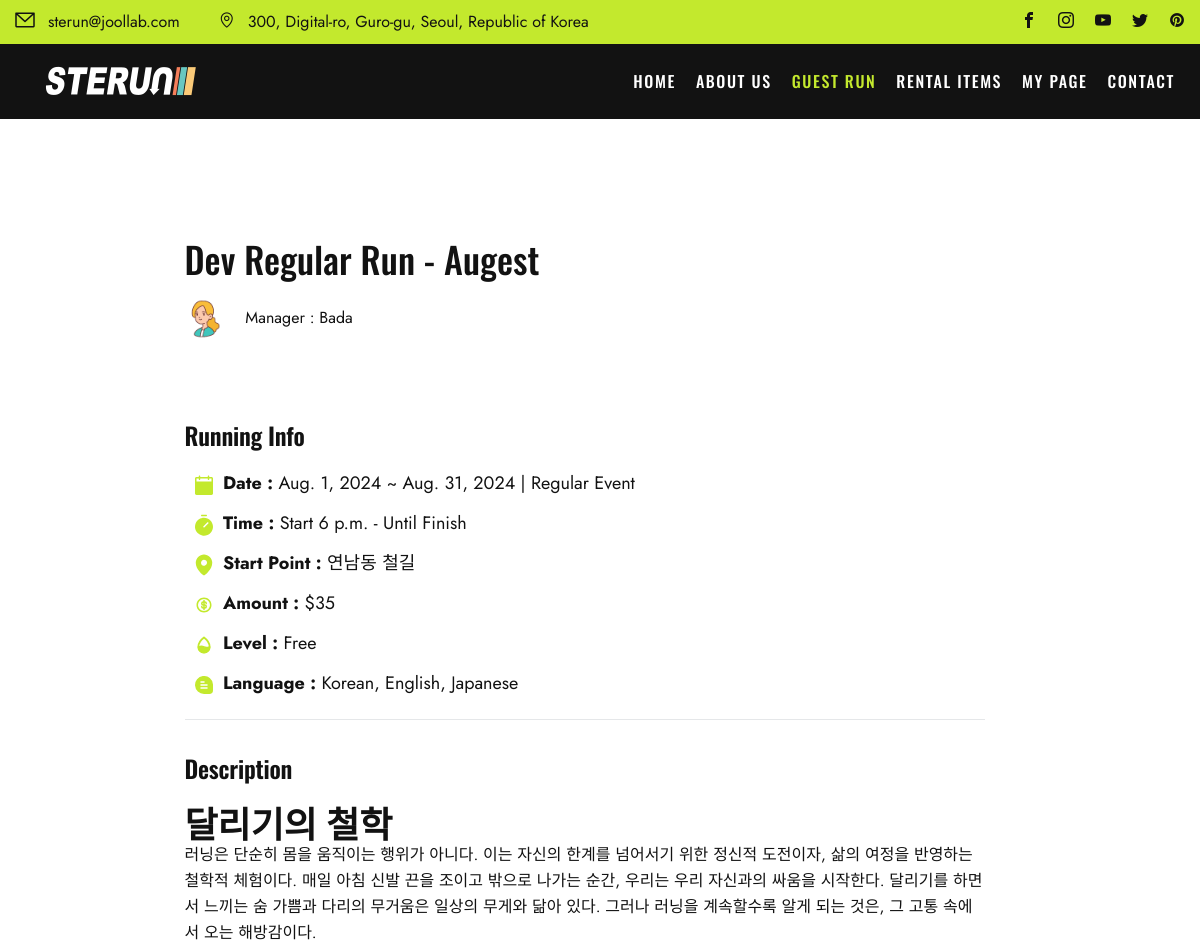
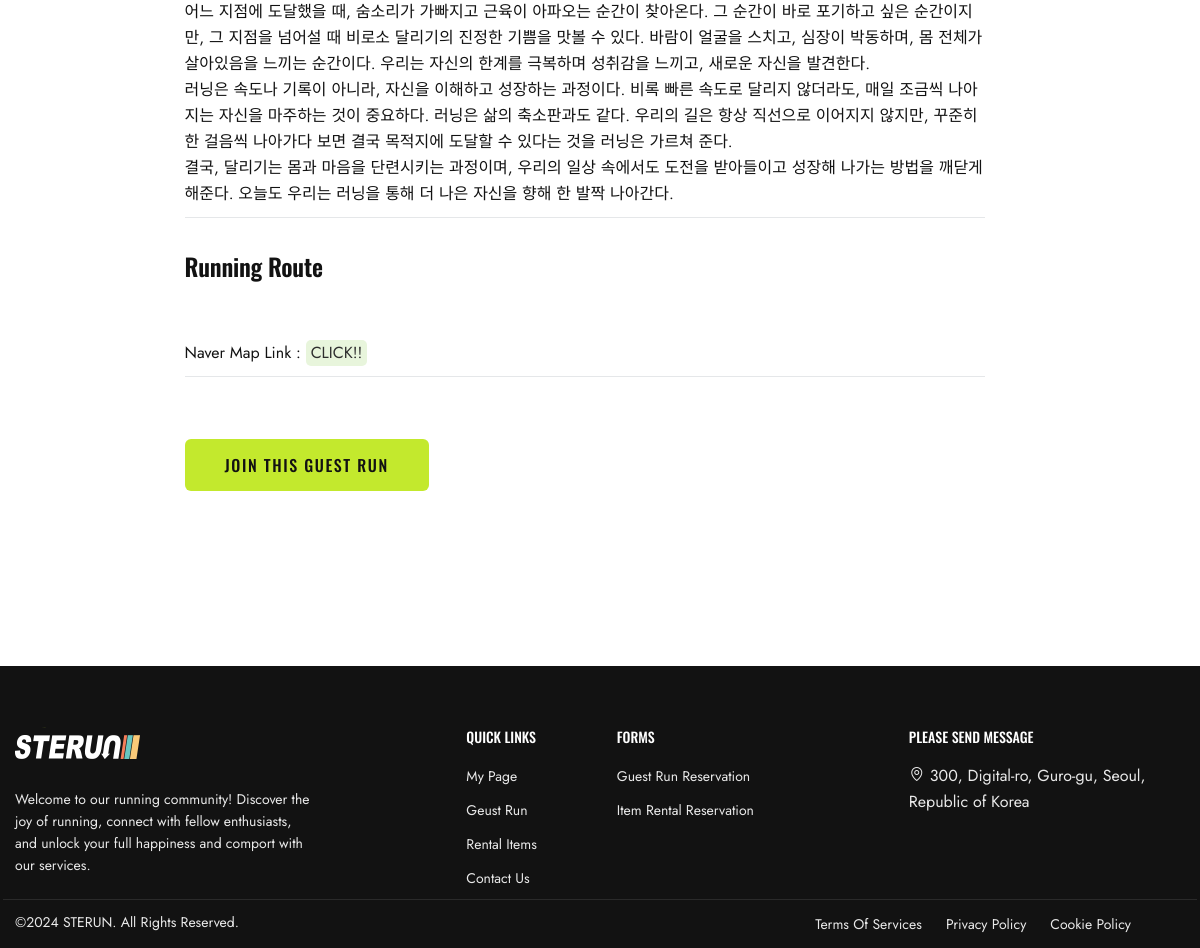
The page /event_detail/2 on the database its author committed (2 pictures, top to bottom).
### events/models.py (models this page shows, shortened)
class GuestRun(models.Model):
    STATUS_CHOICE = [
        ("ST1", "Checking"),
        ("ST2", "On-Sale"),
        ("ST3", "Sold-Out"),
        ("ST4", "Closed"),
    ]
    LEVEL = [
        ("800","Level-1, 800"),
        ("730","Level-2, 730"),
        ("700","Level-3, 700"),
        ("630","Level-4, 630"),
        ("600","Level-5, 600"),
        ("530","Level-6, 530"),
        ("Free","Full Access"),
    ]
    LANGUAGE = [
        ("KO","Korean"),
        ("EN","English"),
        ("JP","Japanese"),
        ("CN","Chinese"),
    ]
    event_id = models.AutoField(
        primary_key=True,
    )
    title = models.CharField(max_length=50)
    manager = models.ForeignKey(Manager, related_name="manager",blank=False, null=True, on_delete=models.SET_NULL)
    start_date = models.DateField(blank=True, null=True)
    start_time = models.TimeField(blank=True, null=True)
    end_date = models.DateField(blank=True, null=True)
    end_time = models.TimeField(blank=True, null=True)
    image = ResizedImageField(size=[1402,1000], upload_to="runMain", blank=True)
    route_image = ResizedImageField(size=[1402,1402], upload_to="runRoute", blank=True)
    start_point = models.CharField(max_length=50)
    status = models.CharField(
        max_length=8,
        choices=STATUS_CHOICE,
        default="ST1",
    )
    level = models.CharField(
        max_length=15,
        choices=LEVEL,
        default="Free",
    )
    lang = MultiSelectField(max_length=10, choices=LANGUAGE)
    amount = models.IntegerField(default=0)
    route = models.CharField(max_length=50, blank=False)
    map_link = models.CharField(max_length=100, blank=True, null=True)
    desc = models.TextField(blank=True)
    completed = models.BooleanField(default=False)

### community/models.py (models this page shows, shortened)
class Manager(models.Model):
    m_id = models.AutoField(primary_key=True)
    account = models.ForeignKey(User, on_delete=models.CASCADE)
    name = models.CharField(max_length=20)
    email = models.CharField(max_length=50, blank=False)
    age = models.IntegerField(default=0)
    image = ResizedImageField(size=[200,200], upload_to="avatar", blank=False)

### community/views.py (the view)
# urls.py: path("event_detail/<str:pk>", views.event_detail, name="event_detail"),
def event_detail(request, pk):
    event = GuestRun.objects.filter(event_id=pk)
    context = {"event":event}
    return render(request,"event_detail.html", context)

### templates/event_detail.html (shortened to what this page needs)
{% extends "base.html" %}
{% load static %}
{% block content %}
  {% for article in event %}
    <section class="main-content blog-content-single">
      <div class="themeflat-container">
        <div class="row">
          <div class="widget-blog-content d-flex justify-content-center">
            <div class="post-wrap post-sec">
              <article class="entry format-standard">
                <div class="main-post">
                  <h1 class="entry-title-single">
                    {{article.title}}
                  </h1>
                  <div class="entry-meta">
                    <span class="author line"><img src="/media/{{article.manager.image}}" alt="">
                      Manager :
                      {{article.manager.name}}
                    </span>
                  </div>
                  <div style="height:20px;"></div>
                  <div class="content-post-single">
                    <h5 class="title-single">Running Info</h5>
                    <p class="post">
                      <p class="post">
                        <span>
                        </span>
                        <span style="font-weight:bold; padding-left:5px;">Date :</span>
                        {% if article.start_date == article.end_date %}
                          {{article.start_date}}
                        {% else %}
                          {{article.start_date}}
                          ~
                          {{article.end_date}}
                          | Regular Event
                        {% endif %}
                      </p>
                      <p class="post">
                        <span>
                        </span>
                        <span style="font-weight:bold; padding-left:5px;">Time :</span>
                        Start
                        {{article.start_time}}
                        - Until Finish
                      </p>
                      <p class="post">
                        <span>
                        </span>
                        <span style="font-weight:bold; padding-left:5px;">Start Point :</span>
                        {{article.start_point}}
                      </p>
                      <p class="post">
                        <span>
                        </span>
                        <span style="font-weight:bold; padding-left:5px;">Amount :</span>
                        ${{article.amount}}
                      </p>
                      <p class="post">
                        <span>
                        </span>
                        <span style="font-weight:bold; padding-left:5px;">Level :</span>
                        {{article.level}}
                      </p>
                      <p class="post">
                        <span>
                        </span>
                        <span style="font-weight:bold; padding-left:5px;">Language :</span>
                        {{article.lang}}
                      </p>
                    </p>
                    <div class="depart-line"></div>
                    <div style="height:30px;"></div>
                    <h5 class="title-single">Description</h5>
                    <p class="post">
                      <div>{{article.desc | safe}}</div>
                    </p>
                    <div class="depart-line"></div>
                    <div style="height:30px;"></div>
                    {% if article.route_image %}
                      <h5 class="title-single">Running Route</h5>
                      <p class="post">
                      </p>
                    {% endif %}
                    Naver Map Link :
                    <a href="{{article.map_link}}" target="_blank">
                      <button class="map-button">CLICK!!</button>
                    </a>
                    <div class="depart-line"></div>
                    <div style="height:30px;"></div>
                  </div>
                </div>
                <div>
                  <a href="{% url "events:event_register" article.event_id %}">
                    <button class="flat-button">Join this Guest Run</button>
                  </a>
                </div>
              </article>
            </div>
          </div>
        </div>
      </div>
    </section>
  {% endfor %}
{% endblock content %}

### static/css/style.css (style rules this page uses)
html { overflow-y: scroll; -webkit-text-size-adjust: 100%; -ms-text-size-adjust: 100%; }
body { line-height: 1; min-height: 100vh; -webkit-font-smoothing: antialiased; -webkit-text-size-adjust: 100%; -ms-text-size-adjust: 100%; }
a, abbr, acronym, address, applet, article, aside, audio, b, big, blockquote, body, caption, canvas, center, cite, code, dd, del, details, dfn, dialog, div, dl, dt, em, embed, fieldset, figcaption, figure, form, footer, header, hgroup, h1, h2, h3, h4, h5, h6, html, i, iframe, img, ins, kbd, label, legend, li, mark, menu, nav, object, ol, output, p, pre, q, ruby, s, samp, section, small, span, strike, strong, sub, summary, sup, tt, table, tbody, textarea, tfoot, thead, time, tr, th, td, u, ul, var, video { font-family: inherit; font-size: 100%; font-weight: inherit; font-style: inherit; vertical-align: baseline; margin: 0; padding: 0; border: 0; outline: 0; background: transparent; }
article, aside, details, figcaption, figure, footer, header, hgroup, menu, nav, section { display: block; }
img { border: 0; -ms-interpolation-mode: bicubic; vertical-align: middle; }
button, input, select, textarea { font-size: 100%; margin: 0; max-width: 100%; vertical-align: baseline; -webkit-box-sizing: border-box; -moz-box-sizing: border-box; box-sizing: border-box; }
button, input { line-height: normal; }
button, input[type="button"], input[type="reset"], input[type="submit"] { line-height: 1; cursor: pointer; -webkit-appearance: button; border: none; }
*, *:before, *:after { -webkit-box-sizing: border-box; -moz-box-sizing: border-box; box-sizing: border-box; }
body { font: 16px/26px "Jost", sans-serif; font-weight: 400; background-color: var(--white); color: var(--black); }
a { text-decoration: none; -webkit-transition: all 0.3s ease-in-out; -moz-transition: all 0.3s ease-in-out; -ms-transition: all 0.3s ease-in-out; -o-transition: all 0.3s ease-in-out; transition: all 0.3s ease-in-out; color: var(--black); }
img { max-width: 100%; height: auto; }
b, strong { font-weight: 900; }
h1 { font: 56px/68px "Oswald", sans-serif; }
h3 { font: 36px/40px "Oswald", sans-serif; }
h5 { font: 24px/36px "Oswald", sans-serif; }
h1, h2, h4, h5, h6 { color: var(--black); font-weight: 600; margin: 0 0 30px; }
button { border: none; }
.widget-blog-content { padding-right: 43px; }
article.entry.format-standard { margin-bottom: 55px; }
.entry-meta { margin-bottom: 13px; }
.blog-content-single .main-post .entry-title-single { font-family: "Oswald", sans-serif; line-height: 40px; font-style: normal; font-weight: 500; font-size: 36px; letter-spacing: 0.002em; text-transform: capitalize; margin-bottom: 20px; }
.blog-content-single .main-post .author img { height: 40px; width: 40px; margin-right: 16px; }
.main-post .entry-content p, .blog-content-single .widget-blog-content .entry-meta, .blog-content-single .feature-post, .blog-content-single blockquote.alignleft, .content-post-single { margin-bottom: 32px; }
.content-post-single .title-single { text-transform: capitalize; letter-spacing: -0.009em; margin-bottom: 16px; }
.content-post-single p.post:not(:last-child) { margin-bottom: 12px; }
.post-sec { max-width: 800px; }

### static/css/form/form-style.css (style rules this page uses)
:root { --white: #ffffff; --primary: #C3E92D; --success: #3DAB25; --black: #121212; --surface: #F7F7F7; --line: #E9E9E9; --secondary: #5E6267; --interactive: #2E72D2; --linear: #E9E9E9; --secondary-one: #A0A0A0; --critical: #DB4444; --linear-one: #E9E9E9; --grey: #1E1E1E; --line2: #2E2E2E; }

### rows shown on the page
GuestRun: title "Dev Regular Run - Augest", manager.image (picture), manager.name "Bada", start_date "Aug. 1, 2024", end_date "Aug. 31, 2024", start_time "6 p.m.", start_point "연남동 철길", amount "35", level "Free", lang "Korean, English, Japanese", desc "달리기의 철학 러닝은 단순히 몸을 움직이는 행위가 아니다. 이는 자신의 한계를 넘어서기 위한 정신적 도전이자, 삶의 여정을 반영하는 철학적 체험이다. 매일 아침 신발 끈을 조이고 밖으로 나가는 순간, 우리는 우리 자신과의 싸움을 시작한다. 달리기를 하면서 느끼는 숨 가쁨과 다리의 무거움은 일상의 무게와 닮아 있다. 그러나 러닝을 계속할수록 알게 되는 것은, 그 고통 속에서 오는 해방감이다. 어느 지점에 도달했을 때, 숨소리가 가빠지고 근육이 아파오는 순간이 찾아온다. 그 순간이 바로 포기하고 싶은 순간이지만, 그 지점을 넘어설 때 비로소 달리기의 진정한 기쁨을 맛볼 수 있다. 바람이 얼굴을 스치고, 심장이 박동하며, 몸 전체가 살아있음을 느끼는 순간이다. 우리는 자신의 한계를 극복하며 성취감을 느끼고, 새로운 자신을 발견한다. 러닝은 속도나 기록이 아니라, 자신을 이해하고 성장하는 과정이다. 비록 빠른 속도로 달리지 않더라도, 매일 조금씩 나아지는 자신을 마주하는 것이 중요하다. 러닝은 삶의 축소판과도 같다. 우리의 길은 항상 직선으로 이어지지 않지만, 꾸준히 한 걸음씩 나아가다 보면 결국 목적지에 도달할 수 있다는 것을 러닝은 가르쳐 준다. 결국, 달리기는 몸과 마음을 단련시키는 과정이며, 우리의 일상 속에서도 도전을 받아들이고 성장해 나가는 방법을 깨닫게 해준다. 오늘도 우리는 러닝을 통해 더 나은 자신을 향해 한 발짝 나아간다."
